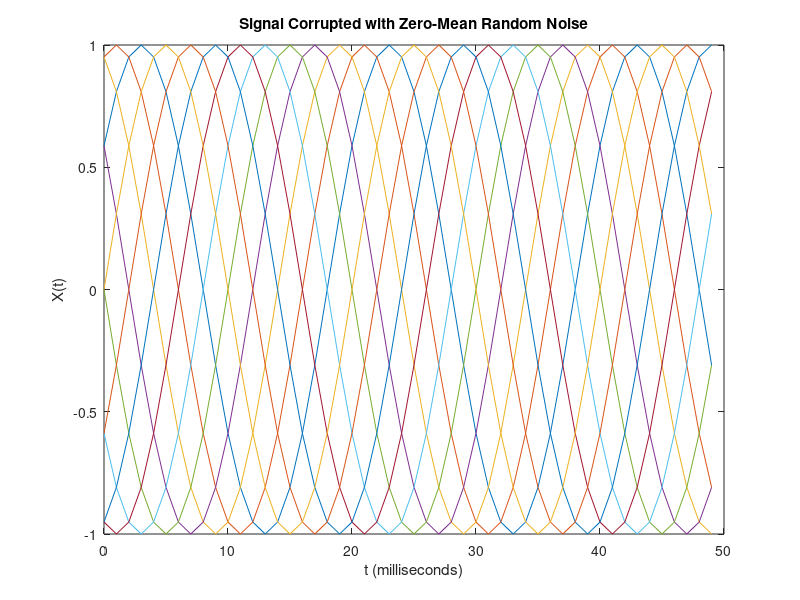
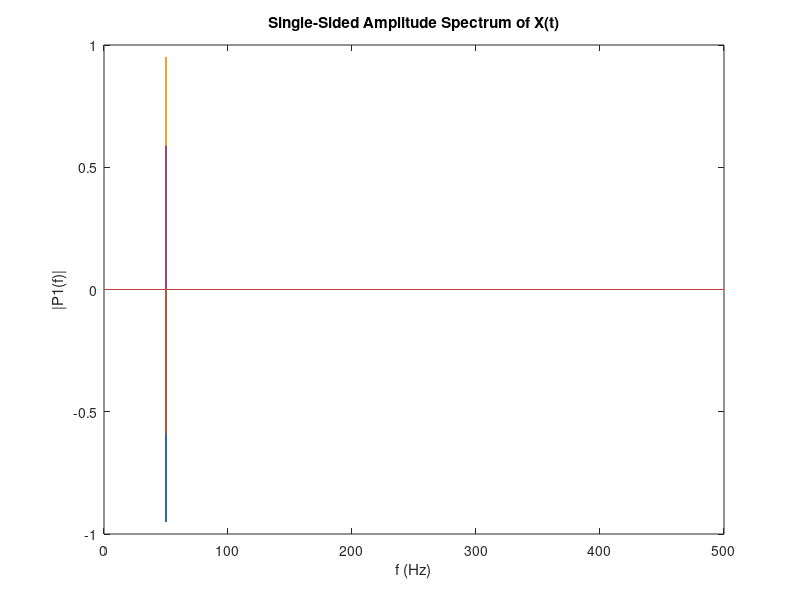

Recreate these plots in MATLAB, in order. (Note: this script raises an error after producing the figures.)
clc
clear

Fs = 1000;            % Sampling frequency
T = 1/Fs;             % Sampling period
L = 150000;           % Length of signal
t = (0:L-1)*T;        % Time vector
N=10;
time=L/Fs;
for k=1:10
    X(:,k) = sin(2*pi*50*t+2*pi/N*k) ;
end
figure
plot(1000*t(1:50),X(1:50,:))
title('Signal Corrupted with Zero-Mean Random Noise')
xlabel('t (milliseconds)')
ylabel('X(t)')
Y = fft(X);
P2 = real(Y/L);
P1 = P2(1:L/2+1,:);
P1(2:end-1,:) = 2*P1(2:end-1,:);
f = Fs*(0:(L/2))/L;
figure
plot(f,P1)
title('Single-Sided Amplitude Spectrum of X(t)')
xlabel('f (Hz)')
ylabel('|P1(f)|')

%% 验证 CPSD
L_signal = Fs*time;             %信号长度
L_seg = round(L_signal/10);     %10截断
Wind = hamming(L_seg);          %确定对数据进行汉宁窗处理
Noverlap = round(L_seg/2);      %确定信号划窗重叠率
Nfft = 2^(ceil(log2(L_seg))+1); %确定分析频率
CC1=[];
T1=  kron(ones(1,N), X  );
T2=  kron(X, ones(1,N)  );
[temp,freq]=cpsd(T1,T2,Wind,Noverlap,Nfft,Fs);
CC1=[CC1 temp];
CC3=reshape(CC1,length(freq),10,10);
f0=50; %观察频率/Hz
df=freq(2)-freq(1);
xunhao_around=floor(f0/df)+[-3:3];
amf=CC1(:,1);
xuhao=xunhao_around(1)+find(amf(xunhao_around)==max(amf(xunhao_around)))-1;
CC=permute(CC3(xuhao,:,:),[2,3,1]);
figure;
subplot(1,2,1)
imagesc(abs(CC))  %? 幅值如何修正？ /5.2174
colorbar;axis equal
title('cpsd')

%% 验证 CSM
Nw =  1000*1;      % length of snapshot，resolution =   Fs/Nw；
nfft =2*(Nw);      % nfft = 2^ (Nw);
F = Fs*(0:nfft-1)/nfft;   % 频率画点
w = hanning(Nw);   % window function
w = w/norm(w);     % w = w*sqrt(2/nfft); % calibration
f0=50;
[temp,indice_f] = min(abs(F-f0));       %找到最接近波束形成频率f的频率所在列数
Nsnap = 10;        % Nsnap = floor(2*((Fs*10))/Nw-1);%快照数量

pM = [];
p=zeros(Fs*time,10);
for index_M = 1:10
    p(:,index_M)=X(:,index_M);
    for m = 1:Nsnap
        Pf = conj(fft(p((m-1)*Nw/2+(1:Nw),index_M).*w,nfft));
        pM_temp(index_M,m) = Pf(indice_f);
    end
end
pM = pM_temp;
Cov_pM = pM*pM'/Nsnap;
Cov_pM = (squeeze(Cov_pM) + squeeze(Cov_pM)')/2;%squeeze函数用于删除矩阵中的单一维
MM=Cov_pM;
subplot(1,2,2)
imagesc(abs(MM));
colorbar;axis equal
title('csm')





